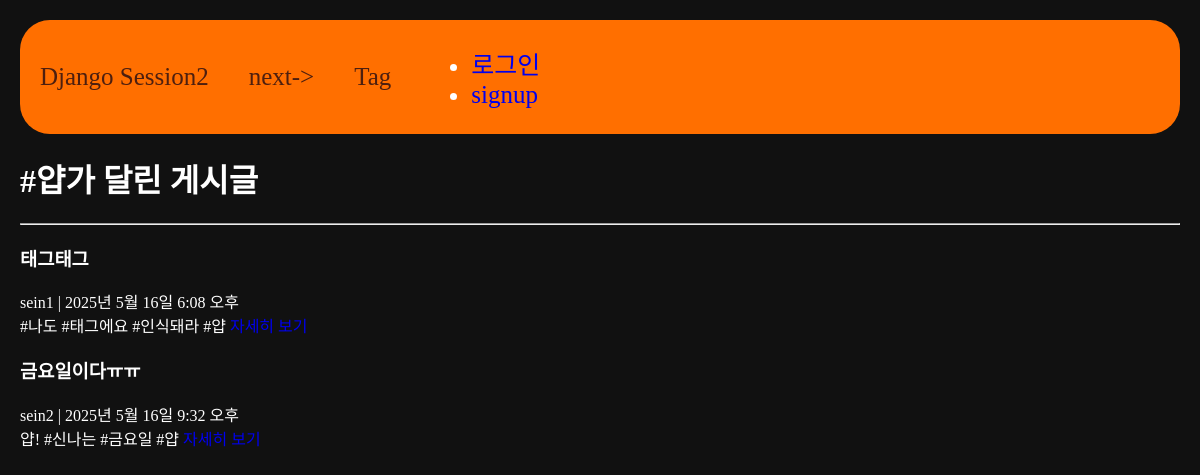
The app's page /tag-posts/7 with its own data.
### main/models.py (models this page shows, shortened)
class Tag(models.Model):
  name=models.CharField(max_length=30, null=False, blank=False)
  def __str__(self):
    return self.name

class Post(models.Model):
  title = models.CharField(max_length=50)
  writer = models.ForeignKey(User, null=False, blank=False, on_delete=models.CASCADE) #User:Post 1:N
  content = models.TextField()
  pub_date = models.DateTimeField()
  mbti = models.CharField(max_length=50)
  image = models.ImageField(upload_to="post/", blank=True, null=True)
  tags = models.ManyToManyField(Tag, related_name='posts', blank=True)
  like = models.ManyToManyField(User, related_name='likes', blank=True)
  like_count = models.PositiveIntegerField(default=0)
  def summary(self):
    return self.content[:20]

### main/views.py (the view)
# urls.py: path('tag-posts/<int:tag_id>', tag_posts, name="tag-posts"),
def tag_posts(request, tag_id):
  tag=get_object_or_404(Tag, id=tag_id)
  posts=tag.posts.all()
  return render(request, 'main/tag-post.html',{
    'tag':tag,
    'posts': posts
  })

### main/templates/main/tag-post.html
{% extends 'base.html' %}
{% load static %}
{% block content %}
<div>
  <h1>#{{tag}}가 달린 게시글</h1>
  <hr>
  <div>
    {% for b in posts %}
      <h3>{{b.title}}</h3>
      {{b.writer}} | {{b.pub_date}}<br>
      {{b.summary}}
      <a href="{% url 'main:detail' b.id %}">자세히 보기</a>
      <br>
    {% endfor %}
  </div>
</div>
{% endblock %}

### project/static/css/project.css (style rules this page uses)
a { text-decoration: none; }
.body-container { background-color: #111; color: #fff; margin: 20px; }

### records on screen
Tag: name "얍"
Post: title "태그태그", writer "sein1", pub_date "2025년 5월 16일 6:08 오후", summary "#나도 #태그에요 #인식돼라 #얍"
Post: title "금요일이다ㅠㅠ", writer "sein2", pub_date "2025년 5월 16일 9:32 오후", summary "얍! #신나는 #금요일 #얍"
